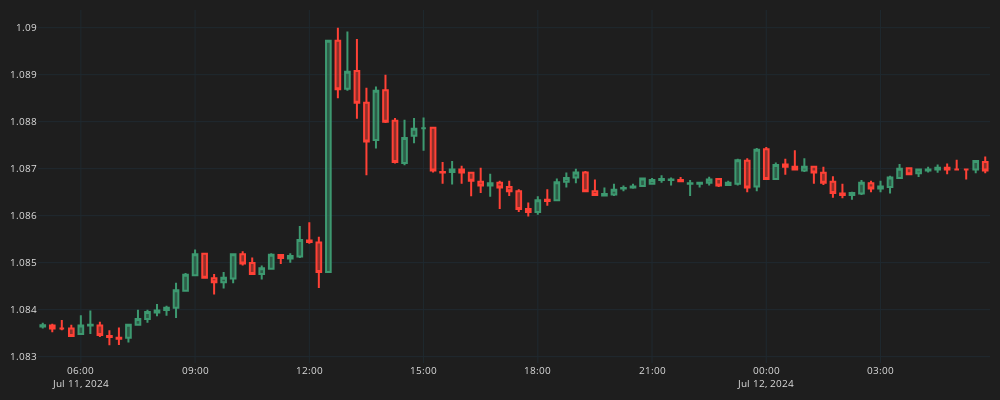

Notebook cell for this chart:
### Code cell
fig = go.Figure()
fig.add_trace(go.Candlestick(
    x = df_plot.time, open=df_plot.mid_o, high=df_plot.mid_h, low=df_plot.mid_l, close=df_plot.mid_c
))
fig.update_layout(width=1000, height=400, 
        margin=dict(l=10, r=10, b=10, t=10),
        font = dict(size=10, color='#e1e1e1'),
        paper_bgcolor='#1e1e1e',
        plot_bgcolor='#1e1e1e') #changing the size of the plot and changing background colour

fig.update_xaxes(
    gridcolor='#1f292f', 
    showgrid=True, fixedrange=True, rangeslider=dict(visible=False)
)

fig.update_yaxes(
    gridcolor='#1f292f', 
    showgrid=True
)
fig.show()
